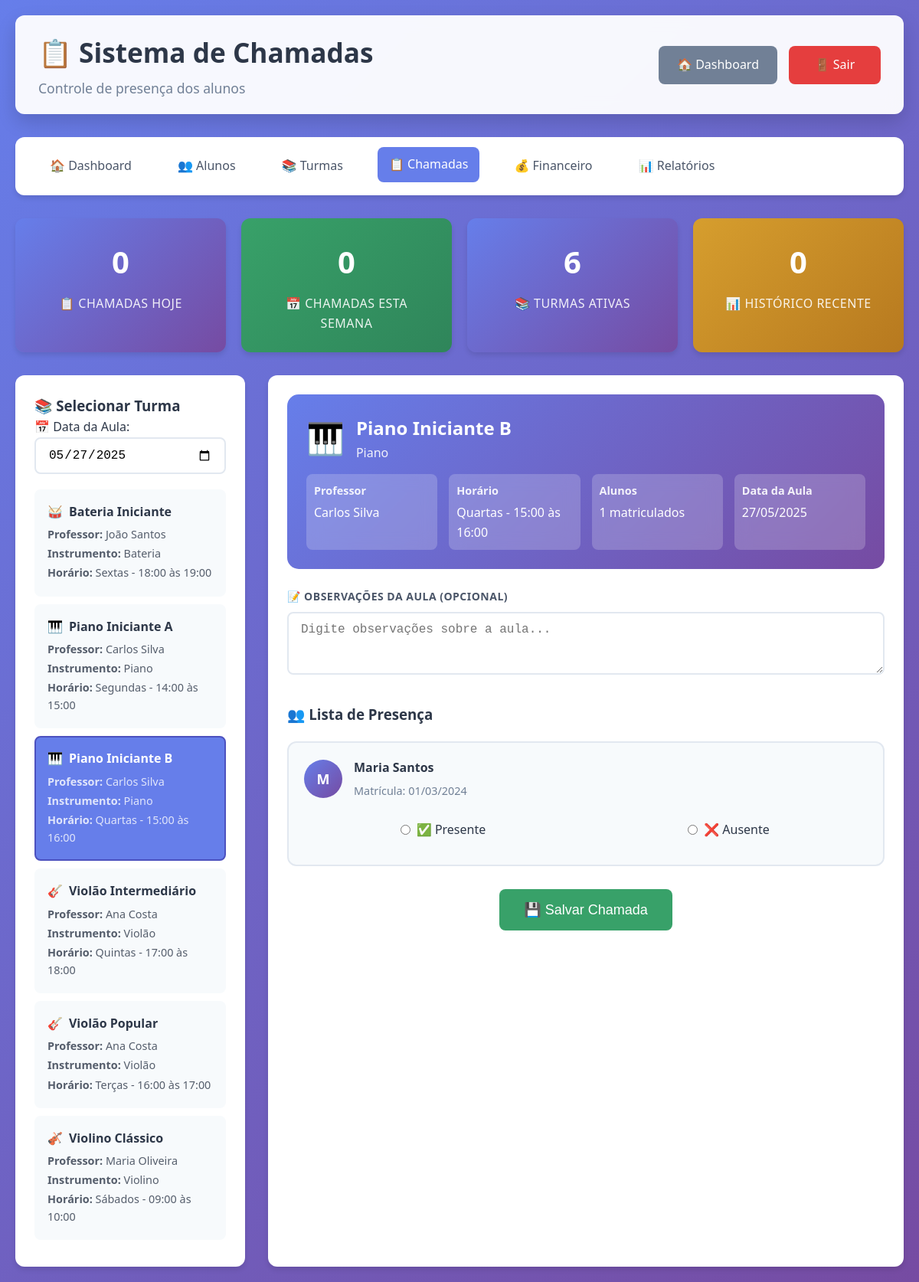
Screenshot of /admin/chamadas.php?turma=2 (signed in) with the database file from the repository.
### tables this page shows
CREATE TABLE turmas (
    id INT AUTO_INCREMENT PRIMARY KEY,
    nome VARCHAR(100) NOT NULL,
    professor_id INT,
    instrumento_id INT,
    dia_semana ENUM('Segunda', 'Terça', 'Quarta', 'Quinta', 'Sexta', 'Sábado', 'Domingo'),
    horario_inicio TIME,
    horario_fim TIME,
    max_alunos INT DEFAULT 10,
    ativa BOOLEAN DEFAULT TRUE,
    FOREIGN KEY (professor_id) REFERENCES professores(id),
    FOREIGN KEY (instrumento_id) REFERENCES instrumentos(id)
);

CREATE TABLE instrumentos (
    id INT AUTO_INCREMENT PRIMARY KEY,
    nome VARCHAR(50) NOT NULL,
    descricao TEXT,
    icone VARCHAR(10) DEFAULT '🎵'
);

CREATE TABLE professores (
    id INT AUTO_INCREMENT PRIMARY KEY,
    nome VARCHAR(100) NOT NULL,
    email VARCHAR(100) UNIQUE NOT NULL,
    telefone VARCHAR(20),
    especialidade VARCHAR(100),
    data_contratacao DATE,
    ativo BOOLEAN DEFAULT TRUE
);

CREATE TABLE matriculas (
    id INT AUTO_INCREMENT PRIMARY KEY,
    aluno_id INT,
    turma_id INT,
    data_matricula DATE NOT NULL,
    data_cancelamento DATE NULL,
    status ENUM('Ativa', 'Cancelada', 'Suspensa') DEFAULT 'Ativa',
    valor_mensalidade DECIMAL(10,2),
    FOREIGN KEY (aluno_id) REFERENCES alunos(id),
    FOREIGN KEY (turma_id) REFERENCES turmas(id)
);

CREATE TABLE alunos (
    id INT AUTO_INCREMENT PRIMARY KEY,
    usuario_id INT UNIQUE,
    nome VARCHAR(100) NOT NULL,
    email VARCHAR(100) UNIQUE NOT NULL,
    telefone VARCHAR(20),
    data_nascimento DATE,
    endereco TEXT,
    responsavel_nome VARCHAR(100),
    responsavel_telefone VARCHAR(20),
    status ENUM('Cadastrado', 'Matriculado', 'Suspenso', 'Inativo') DEFAULT 'Cadastrado',
    data_matricula DATE,
    observacoes TEXT,
    FOREIGN KEY (usuario_id) REFERENCES usuarios(id) ON DELETE SET NULL
);

### admin/chamadas.php (the view, shortened to what this page needs)
<?php
$db = getDB();
$turma_selecionada = $_GET['turma'] ?? '';
$data_selecionada = $_GET['data'] ?? date('Y-m-d');
$stmt = $db->query("
    SELECT t.*, p.nome as professor_nome, i.nome as instrumento_nome, i.icone
    FROM turmas t
    JOIN professores p ON t.professor_id = p.id
    JOIN instrumentos i ON t.instrumento_id = i.id
    WHERE t.ativa = 1
    ORDER BY t.nome
");
$turmas = $stmt->fetchAll();
$alunos_turma = [];
$turma_atual = null;
if ($turma_selecionada) {
    $stmt = $db->prepare("
        SELECT t.*, p.nome as professor_nome, i.nome as instrumento_nome, i.icone
        FROM turmas t
        JOIN professores p ON t.professor_id = p.id
        JOIN instrumentos i ON t.instrumento_id = i.id
        WHERE t.id = ?
    ");
    $stmt->execute([$turma_selecionada]);
    $turma_atual = $stmt->fetch();
    $stmt = $db->prepare("
        SELECT a.*, m.data_matricula
        FROM alunos a
        JOIN matriculas m ON a.id = m.aluno_id
        WHERE m.turma_id = ? AND m.status = 'Ativa' AND a.status = 'Matriculado'
        ORDER BY a.nome
    ");
    $stmt->execute([$turma_selecionada]);
    $alunos_turma = $stmt->fetchAll();
}
$stmt = $db->query("
    SELECT c.*, t.nome as turma_nome, p.nome as professor_nome,
           COUNT(pr.id) as total_alunos,
           COUNT(CASE WHEN pr.presente = 1 THEN 1 END) as presentes,
           COUNT(CASE WHEN pr.presente = 0 THEN 1 END) as ausentes
    FROM chamadas c
    JOIN turmas t ON c.turma_id = t.id
    JOIN professores p ON c.professor_id = p.id
    LEFT JOIN presencas pr ON c.id = pr.chamada_id
    GROUP BY c.id
    ORDER BY c.data_aula DESC, c.data_criacao DESC
    LIMIT 10
");
$historico_chamadas = $stmt->fetchAll();
$stmt = $db->query("SELECT COUNT(*) as total FROM chamadas WHERE DATE(data_aula) = CURDATE()");
$chamadas_hoje = $stmt->fetch()['total'];
$stmt = $db->query("SELECT COUNT(*) as total FROM chamadas WHERE WEEK(data_aula) = WEEK(CURDATE())");
$chamadas_semana = $stmt->fetch()['total'];
$stmt = $db->query("SELECT COUNT(*) as total FROM turmas WHERE ativa = 1");
$turmas_ativas = $stmt->fetch()['total'];
?>
<!DOCTYPE html>
<html lang="pt-BR">
<head>
    <link rel="stylesheet" href="../assets/css/style.css">
</head>
<body>
    <div class="container-fluid">
        <div class="header">
            <div>
                <h1>📋 Sistema de Chamadas</h1>
                <p class="subtitle">Controle de presença dos alunos</p>
            </div>
            <div class="header-actions">
                <a href="../dashboard.php" class="btn btn-secondary">🏠 Dashboard</a>
                <a href="../logout.php" class="btn btn-danger">🚪 Sair</a>
            </div>
        </div>
        <nav class="navbar">
            <ul>
                <li><a href="../dashboard.php">🏠 Dashboard</a></li>
                <li><a href="alunos.php">👥 Alunos</a></li>
                <li><a href="turmas.php">📚 Turmas</a></li>
                <li><a href="chamadas.php" class="active">📋 Chamadas</a></li>
                <li><a href="financeiro.php">💰 Financeiro</a></li>
                <li><a href="relatorios.php">📊 Relatórios</a></li>
            </ul>
        </nav>
        <div class="stats-grid">
            <div class="stat-card">
                <span class="number"><?= $chamadas_hoje ?></span>
                <span class="label">📋 Chamadas Hoje</span>
            </div>
            <div class="stat-card success">
                <span class="number"><?= $chamadas_semana ?></span>
                <span class="label">📅 Chamadas esta Semana</span>
            </div>
            <div class="stat-card info">
                <span class="number"><?= $turmas_ativas ?></span>
                <span class="label">📚 Turmas Ativas</span>
            </div>
            <div class="stat-card warning">
                <span class="number"><?= count($historico_chamadas) ?></span>
                <span class="label">📊 Histórico Recente</span>
            </div>
        </div>
        <div class="chamada-container">
            <div class="sidebar-chamada">
                <h3>📚 Selecionar Turma</h3>
                <div style="margin-bottom: 20px;">
                    <label for="data_chamada">📅 Data da Aula:</label>
                    <input
                        type="date"
                        id="data_chamada"
                        class="form-control"
                        value="<?= $data_selecionada ?>"
                        onchange="updateDate()"
                    >
                </div>
                <?php foreach ($turmas as $turma): ?>
                <div class="turma-item <?= $turma['id'] == $turma_selecionada ? 'active' : '' ?>"
                     onclick="selectTurma(<?= $turma['id'] ?>)">
                    <h4>
                        <span><?= $turma['icone'] ?></span>
                        <?= htmlspecialchars($turma['nome']) ?>
                    </h4>
                    <p><strong>Professor:</strong> <?= htmlspecialchars($turma['professor_nome']) ?></p>
                    <p><strong>Instrumento:</strong> <?= htmlspecialchars($turma['instrumento_nome']) ?></p>
                    <p><strong>Horário:</strong> <?= $turma['dia_semana'] ?>s - <?= date('H:i', strtotime($turma['horario_inicio'])) ?> às <?= date('H:i', strtotime($turma['horario_fim'])) ?></p>
                </div>
                <?php endforeach; ?>
            </div>
            <div class="form-chamada">
                <?php if (!$turma_selecionada): ?>
                    <div style="text-align: center; padding: 60px 20px; color: var(--text-muted);">
                        <div style="font-size: 4em; margin-bottom: 20px;">📋</div>
                        <h3>Selecione uma Turma</h3>
                        <p>Escolha uma turma na barra lateral para começar a fazer a chamada.</p>
                    </div>
                <?php else: ?>
                    <div class="turma-info-card">
                        <div class="turma-info-header">
                            <div class="turma-icon"><?= $turma_atual['icone'] ?></div>
                            <div>
                                <h2><?= htmlspecialchars($turma_atual['nome']) ?></h2>
                                <p style="opacity: 0.9;"><?= htmlspecialchars($turma_atual['instrumento_nome']) ?></p>
                            </div>
                        </div>
                        <div class="turma-details">
                            <div class="detail-item">
                                <strong>Professor</strong>
                                <?= htmlspecialchars($turma_atual['professor_nome']) ?>
                            </div>
                            <div class="detail-item">
                                <strong>Horário</strong>
                                <?= $turma_atual['dia_semana'] ?>s - <?= date('H:i', strtotime($turma_atual['horario_inicio'])) ?> às <?= date('H:i', strtotime($turma_atual['horario_fim'])) ?>
                            </div>
                            <div class="detail-item">
                                <strong>Alunos</strong>
                                <?= count($alunos_turma) ?> matriculados
                            </div>
                            <div class="detail-item">
                                <strong>Data da Aula</strong>
                                <?= date('d/m/Y', strtotime($data_selecionada)) ?>
                            </div>
                        </div>
                    </div>
                    <form method="POST" id="formChamada">
                        <div class="form-group">
                            <label for="observacoes">📝 Observações da Aula (opcional)</label>
                            <textarea
                                id="observacoes"
                                name="observacoes"
                                class="form-control"
                                rows="3"
                                placeholder="Digite observações sobre a aula..."
                            ></textarea>
                        </div>
                        <h3 style="margin: 30px 0 20px 0;">👥 Lista de Presença</h3>
                        <?php foreach ($alunos_turma as $aluno): ?>
                        <div class="aluno-card">
                            <div class="aluno-header">
                                <div class="aluno-avatar">
                                    <?= strtoupper(substr($aluno['nome'], 0, 1)) ?>
                                </div>
                                <div class="aluno-info">
                                    <h4><?= htmlspecialchars($aluno['nome']) ?></h4>
                                    <p>Matrícula: <?= date('d/m/Y', strtotime($aluno['data_matricula'])) ?></p>
                                </div>
                            </div>
                            <div class="presenca-options">
                                <label class="radio-option presente" data-aluno="<?= $aluno['id'] ?>">
                                    <input type="radio" name="presenca[<?= $aluno['id'] ?>]" value="presente" required>
                                    <span>✅ Presente</span>
                                </label>
                                <label class="radio-option ausente" data-aluno="<?= $aluno['id'] ?>">
                                    <input type="radio" name="presenca[<?= $aluno['id'] ?>]" value="ausente" required>
                                    <span>❌ Ausente</span>
                                </label>
                            </div>
                        </div>
                        <?php endforeach; ?>
                        <div style="text-align: center; margin-top: 30px;">
                            <button type="submit" name="acao" value="salvar_chamada" class="btn btn-success btn-lg">
                                💾 Salvar Chamada
                            </button>
                        </div>
                    </form>
                <?php endif; ?>
            </div>
        </div>
    </div>
</body>
</html>

### assets/css/style.css (style rules this page uses)
* { margin: 0; padding: 0; box-sizing: border-box; }
:root { --primary-color: #667eea; --primary-dark: #4c51bf; --secondary-color: #764ba2; --success-color: #38a169; --warning-color: #d69e2e; --danger-color: #e53e3e; --info-color: #3182ce; --bg-primary: #f7fafc; --bg-secondary: #edf2f7; --bg-white: #ffffff; --text-primary: #2d3748; --text-secondary: #4a5568; --text-muted: #718096; --border-color: #e2e8f0; --border-radius: 12px; --shadow: 0 4px 6px rgba(0, 0, 0, 0.1); --shadow-lg: 0 10px 25px rgba(0, 0, 0, 0.15); --font-family: 'Segoe UI', Tahoma, Geneva, Verdana, sans-serif; }
body { font-family: var(--font-family); background: linear-gradient(135deg, var(--primary-color) 0%, var(--secondary-color) 100%); min-height: 100vh; color: var(--text-primary); line-height: 1.6; }
.container-fluid { width: 100%; padding: 20px; }
.header { background: rgba(255, 255, 255, 0.95); backdrop-filter: blur(10px); padding: 20px 30px; border-radius: var(--border-radius); margin-bottom: 30px; box-shadow: var(--shadow-lg); display: flex; justify-content: space-between; align-items: center; flex-wrap: wrap; gap: 20px; }
.header h1 { color: var(--text-primary); font-size: 2.2em; font-weight: 700; display: flex; align-items: center; gap: 15px; }
.header .subtitle { color: var(--text-muted); font-size: 1.1em; margin-top: 5px; }
.header-actions { display: flex; align-items: center; gap: 15px; flex-wrap: wrap; }
.navbar { background: var(--bg-white); padding: 15px 30px; border-radius: var(--border-radius); margin-bottom: 30px; box-shadow: var(--shadow); }
.navbar ul { list-style: none; display: flex; gap: 30px; flex-wrap: wrap; }
.navbar a { text-decoration: none; color: var(--text-secondary); font-weight: 500; padding: 10px 15px; border-radius: 8px; transition: all 0.3s ease; display: flex; align-items: center; gap: 8px; }
.navbar a:hover, .navbar a.active { background: var(--primary-color); color: white; transform: translateY(-2px); }
.btn { display: inline-flex; align-items: center; gap: 8px; padding: 12px 24px; border: none; border-radius: 8px; font-size: 16px; font-weight: 500; text-decoration: none; cursor: pointer; transition: all 0.3s ease; text-align: center; justify-content: center; min-width: 120px; }
.btn-secondary { background: var(--text-muted); color: white; }
.btn-success { background: var(--success-color); color: white; }
.btn-danger { background: var(--danger-color); color: white; }
.btn-lg { padding: 16px 32px; font-size: 18px; min-width: 150px; }
.form-group { margin-bottom: 20px; }
.form-group label { display: block; margin-bottom: 8px; color: var(--text-secondary); font-weight: 600; font-size: 14px; text-transform: uppercase; letter-spacing: 0.5px; }
.form-control { width: 100%; padding: 12px 16px; border: 2px solid var(--border-color); border-radius: 8px; font-size: 16px; transition: border-color 0.3s ease, box-shadow 0.3s ease; background: var(--bg-white); }
.stats-grid { display: grid; grid-template-columns: repeat(auto-fit, minmax(200px, 1fr)); gap: 20px; margin-bottom: 30px; }
.stat-card { background: linear-gradient(135deg, var(--primary-color), var(--secondary-color)); color: white; padding: 25px; border-radius: var(--border-radius); text-align: center; box-shadow: var(--shadow); transition: transform 0.3s ease; }
.stat-card .number { font-size: 2.5em; font-weight: 700; margin-bottom: 10px; display: block; }
.stat-card .label { font-size: 1em; opacity: 0.9; text-transform: uppercase; letter-spacing: 0.5px; }
.stat-card.success { background: linear-gradient(135deg, var(--success-color), #2f855a); }
.stat-card.warning { background: linear-gradient(135deg, var(--warning-color), #b7791f); }

### rows the page displays
turmas: instrumento.icone "🥁", nome "Bateria Iniciante", professor.nome "João Santos", instrumento.nome "Bateria", dia_semana "Sexta", horario_inicio "18:00", horario_fim "19:00"
turmas: instrumento.icone "🎹", nome "Piano Iniciante A", professor.nome "Carlos Silva", instrumento.nome "Piano", dia_semana "Segunda", horario_inicio "14:00", horario_fim "15:00"
turmas: instrumento.icone "🎹", nome "Piano Iniciante B", professor.nome "Carlos Silva", instrumento.nome "Piano", dia_semana "Quarta", horario_inicio "15:00", horario_fim "16:00"
turmas: instrumento.icone "🎸", nome "Violão Intermediário", professor.nome "Ana Costa", instrumento.nome "Violão", dia_semana "Quinta", horario_inicio "17:00", horario_fim "18:00"
turmas: instrumento.icone "🎸", nome "Violão Popular", professor.nome "Ana Costa", instrumento.nome "Violão", dia_semana "Terça", horario_inicio "16:00", horario_fim "17:00"
turmas: instrumento.icone "🎻", nome "Violino Clássico", professor.nome "Maria Oliveira", instrumento.nome "Violino", dia_semana "Sábado", horario_inicio "09:00", horario_fim "10:00"
matriculas: aluno.nome "M", aluno.nome "Maria Santos", data_matricula "01/03/2024"

### other values shown
$chamadas_hoje "0"
$chamadas_semana "0"
$turmas_ativas "6"
count($historico_chamadas) "0"
count($alunos_turma) "1"
